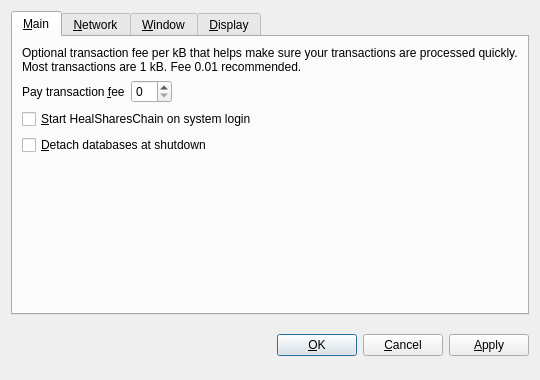
<?xml version="1.0" encoding="UTF-8"?>
<ui version="4.0">
 <class>OptionsDialog</class>
 <widget class="QDialog" name="OptionsDialog">
  <property name="geometry">
   <rect>
    <x>0</x>
    <y>0</y>
    <width>540</width>
    <height>380</height>
   </rect>
  </property>
  <property name="windowTitle">
   <string>Options</string>
  </property>
  <property name="modal">
   <bool>true</bool>
  </property>
  <layout class="QVBoxLayout" name="verticalLayout">
   <item>
    <widget class="QTabWidget" name="tabWidget">
     <property name="tabPosition">
      <enum>QTabWidget::North</enum>
     </property>
     <property name="currentIndex">
      <number>0</number>
     </property>
     <widget class="QWidget" name="tabMain">
      <attribute name="title">
       <string>&amp;Main</string>
      </attribute>
      <layout class="QVBoxLayout" name="verticalLayout_Main">
       <item>
        <widget class="QLabel" name="transactionFeeInfoLabel">
         <property name="text">
          <string>Optional transaction fee per kB that helps make sure your transactions are processed quickly. Most transactions are 1 kB. Fee 0.01 recommended.</string>
         </property>
         <property name="textFormat">
          <enum>Qt::PlainText</enum>
         </property>
         <property name="wordWrap">
          <bool>true</bool>
         </property>
        </widget>
       </item>
       <item>
        <layout class="QHBoxLayout" name="horizontalLayout_Main">
         <item>
          <widget class="QLabel" name="transactionFeeLabel">
           <property name="text">
            <string>Pay transaction &amp;fee</string>
           </property>
           <property name="textFormat">
            <enum>Qt::PlainText</enum>
           </property>
           <property name="buddy">
            <cstring>transactionFee</cstring>
           </property>
          </widget>
         </item>
         <item>
          <widget class="BitcoinAmountField" name="transactionFee"/>
         </item>
         <item>
          <spacer name="horizontalSpacer_Main">
           <property name="orientation">
            <enum>Qt::Horizontal</enum>
           </property>
           <property name="sizeHint" stdset="0">
            <size>
             <width>40</width>
             <height>20</height>
            </size>
           </property>
          </spacer>
         </item>
        </layout>
       </item>
       <item>
        <widget class="QCheckBox" name="bitcoinAtStartup">
         <property name="toolTip">
          <string>Automatically start HealSharesChain after logging in to the system.</string>
         </property>
         <property name="text">
          <string>&amp;Start HealSharesChain on system login</string>
         </property>
        </widget>
       </item>
       <item>
        <widget class="QCheckBox" name="detachDatabases">
         <property name="toolTip">
          <string>Detach block and address databases at shutdown. This means they can be moved to another data directory, but it slows down shutdown. The wallet is always detached.</string>
         </property>
         <property name="text">
          <string>&amp;Detach databases at shutdown</string>
         </property>
        </widget>
       </item>
       <item>
        <spacer name="verticalSpacer_Main">
         <property name="orientation">
          <enum>Qt::Vertical</enum>
         </property>
         <property name="sizeHint" stdset="0">
          <size>
           <width>20</width>
           <height>40</height>
          </size>
         </property>
        </spacer>
       </item>
      </layout>
     </widget>
     <widget class="QWidget" name="tabNetwork">
      <attribute name="title">
       <string>&amp;Network</string>
      </attribute>
      <layout class="QVBoxLayout" name="verticalLayout_Network">
       <item>
        <widget class="QCheckBox" name="mapPortUpnp">
         <property name="toolTip">
          <string>Automatically open the HealSharesChain client port on the router. This only works when your router supports UPnP and it is enabled.</string>
         </property>
         <property name="text">
          <string>Map port using &amp;UPnP</string>
         </property>
        </widget>
       </item>
       <item>
        <widget class="QCheckBox" name="connectSocks">
         <property name="toolTip">
          <string>Connect to the HealSharesChain network through a SOCKS proxy (e.g. when connecting through Tor).</string>
         </property>
         <property name="text">
          <string>&amp;Connect through SOCKS proxy:</string>
         </property>
        </widget>
       </item>
       <item>
        <layout class="QHBoxLayout" name="horizontalLayout_Network">
         <item>
          <widget class="QLabel" name="proxyIpLabel">
           <property name="text">
            <string>Proxy &amp;IP:</string>
           </property>
           <property name="textFormat">
            <enum>Qt::PlainText</enum>
           </property>
           <property name="buddy">
            <cstring>proxyIp</cstring>
           </property>
          </widget>
         </item>
         <item>
          <widget class="QValidatedLineEdit" name="proxyIp">
           <property name="maximumSize">
            <size>
             <width>140</width>
             <height>16777215</height>
            </size>
           </property>
           <property name="toolTip">
            <string>IP address of the proxy (e.g. 127.0.0.1)</string>
           </property>
          </widget>
         </item>
         <item>
          <widget class="QLabel" name="proxyPortLabel">
           <property name="text">
            <string>&amp;Port:</string>
           </property>
           <property name="textFormat">
            <enum>Qt::PlainText</enum>
           </property>
           <property name="buddy">
            <cstring>proxyPort</cstring>
           </property>
          </widget>
         </item>
         <item>
          <widget class="QLineEdit" name="proxyPort">
           <property name="maximumSize">
            <size>
             <width>55</width>
             <height>16777215</height>
            </size>
           </property>
           <property name="toolTip">
            <string>Port of the proxy (e.g. 9050)</string>
           </property>
          </widget>
         </item>
         <item>
          <widget class="QLabel" name="socksVersionLabel">
           <property name="text">
            <string>SOCKS &amp;Version:</string>
           </property>
           <property name="textFormat">
            <enum>Qt::PlainText</enum>
           </property>
           <property name="buddy">
            <cstring>socksVersion</cstring>
           </property>
          </widget>
         </item>
         <item>
          <widget class="QValueComboBox" name="socksVersion">
           <property name="toolTip">
            <string>SOCKS version of the proxy (e.g. 5)</string>
           </property>
          </widget>
         </item>
         <item>
          <spacer name="horizontalSpacer_Network">
           <property name="orientation">
            <enum>Qt::Horizontal</enum>
           </property>
           <property name="sizeHint" stdset="0">
            <size>
             <width>40</width>
             <height>20</height>
            </size>
           </property>
          </spacer>
         </item>
        </layout>
       </item>
       <item>
        <spacer name="verticalSpacer_Network">
         <property name="orientation">
          <enum>Qt::Vertical</enum>
         </property>
         <property name="sizeHint" stdset="0">
          <size>
           <width>20</width>
           <height>40</height>
          </size>
         </property>
        </spacer>
       </item>
      </layout>
     </widget>
     <widget class="QWidget" name="tabWindow">
      <attribute name="title">
       <string>&amp;Window</string>
      </attribute>
      <layout class="QVBoxLayout" name="verticalLayout_Window">
       <item>
        <widget class="QCheckBox" name="minimizeToTray">
         <property name="toolTip">
          <string>Show only a tray icon after minimizing the window.</string>
         </property>
         <property name="text">
          <string>&amp;Minimize to the tray instead of the taskbar</string>
         </property>
        </widget>
       </item>
       <item>
        <widget class="QCheckBox" name="minimizeOnClose">
         <property name="toolTip">
          <string>Minimize instead of exit the application when the window is closed. When this option is enabled, the application will be closed only after selecting Quit in the menu.</string>
         </property>
         <property name="text">
          <string>M&amp;inimize on close</string>
         </property>
        </widget>
       </item>
       <item>
        <spacer name="verticalSpacer_Window">
         <property name="orientation">
          <enum>Qt::Vertical</enum>
         </property>
         <property name="sizeHint" stdset="0">
          <size>
           <width>20</width>
           <height>40</height>
          </size>
         </property>
        </spacer>
       </item>
      </layout>
     </widget>
     <widget class="QWidget" name="tabDisplay">
      <attribute name="title">
       <string>&amp;Display</string>
      </attribute>
      <layout class="QVBoxLayout" name="verticalLayout_Display">
       <item>
        <layout class="QHBoxLayout" name="horizontalLayout_1_Display">
         <item>
          <widget class="QLabel" name="langLabel">
           <property name="text">
            <string>User Interface &amp;language:</string>
           </property>
           <property name="textFormat">
            <enum>Qt::PlainText</enum>
           </property>
           <property name="buddy">
            <cstring>lang</cstring>
           </property>
          </widget>
         </item>
         <item>
          <widget class="QValueComboBox" name="lang">
           <property name="toolTip">
            <string>The user interface language can be set here. This setting will take effect after restarting HealSharesChain.</string>
           </property>
          </widget>
         </item>
        </layout>
       </item>
       <item>
        <layout class="QHBoxLayout" name="horizontalLayout_2_Display">
         <item>
          <widget class="QLabel" name="unitLabel">
           <property name="text">
            <string>&amp;Unit to show amounts in:</string>
           </property>
           <property name="textFormat">
            <enum>Qt::PlainText</enum>
           </property>
           <property name="buddy">
            <cstring>unit</cstring>
           </property>
          </widget>
         </item>
         <item>
          <widget class="QValueComboBox" name="unit">
           <property name="toolTip">
            <string>Choose the default subdivision unit to show in the interface and when sending coins.</string>
           </property>
          </widget>
         </item>
        </layout>
       </item>
       <item>
        <widget class="QCheckBox" name="displayAddresses">
         <property name="toolTip">
          <string>Whether to show HealSharesChain addresses in the transaction list.</string>
         </property>
         <property name="text">
          <string>&amp;Display addresses in transaction list</string>
         </property>
        </widget>
       </item>
       <item>
        <widget class="QCheckBox" name="coinControlFeatures">
         <property name="toolTip">
          <string>Whether to show coin control features or not.</string>
         </property>
         <property name="text">
          <string>Display coin &amp;control features (experts only!)</string>
         </property>
        </widget>
       </item>
       <item>
        <spacer name="verticalSpacer_Display">
         <property name="orientation">
          <enum>Qt::Vertical</enum>
         </property>
         <property name="sizeHint" stdset="0">
          <size>
           <width>20</width>
           <height>40</height>
          </size>
         </property>
        </spacer>
       </item>
      </layout>
     </widget>
    </widget>
   </item>
   <item>
    <layout class="QHBoxLayout" name="horizontalLayout_Buttons">
     <item>
      <spacer name="horizontalSpacer_1">
       <property name="orientation">
        <enum>Qt::Horizontal</enum>
       </property>
       <property name="sizeHint" stdset="0">
        <size>
         <width>40</width>
         <height>48</height>
        </size>
       </property>
      </spacer>
     </item>
     <item>
      <widget class="QLabel" name="statusLabel">
       <property name="font">
        <font>
         <weight>75</weight>
         <bold>true</bold>
        </font>
       </property>
       <property name="text">
        <string/>
       </property>
       <property name="textFormat">
        <enum>Qt::PlainText</enum>
       </property>
       <property name="wordWrap">
        <bool>true</bool>
       </property>
      </widget>
     </item>
     <item>
      <spacer name="horizontalSpacer_2">
       <property name="orientation">
        <enum>Qt::Horizontal</enum>
       </property>
       <property name="sizeHint" stdset="0">
        <size>
         <width>40</width>
         <height>48</height>
        </size>
       </property>
      </spacer>
     </item>
     <item>
      <widget class="QPushButton" name="okButton">
       <property name="text">
        <string>&amp;OK</string>
       </property>
      </widget>
     </item>
     <item>
      <widget class="QPushButton" name="cancelButton">
       <property name="text">
        <string>&amp;Cancel</string>
       </property>
       <property name="autoDefault">
        <bool>false</bool>
       </property>
      </widget>
     </item>
     <item>
      <widget class="QPushButton" name="applyButton">
       <property name="text">
        <string>&amp;Apply</string>
       </property>
       <property name="autoDefault">
        <bool>false</bool>
       </property>
      </widget>
     </item>
    </layout>
   </item>
  </layout>
 </widget>
 <customwidgets>
  <customwidget>
   <class>BitcoinAmountField</class>
   <extends>QSpinBox</extends>
   <header>bitcoinamountfield.h</header>
  </customwidget>
  <customwidget>
   <class>QValueComboBox</class>
   <extends>QComboBox</extends>
   <header>qvaluecombobox.h</header>
  </customwidget>
  <customwidget>
   <class>QValidatedLineEdit</class>
   <extends>QLineEdit</extends>
   <header>qvalidatedlineedit.h</header>
  </customwidget>
 </customwidgets>
 <resources/>
 <connections/>
</ui>
